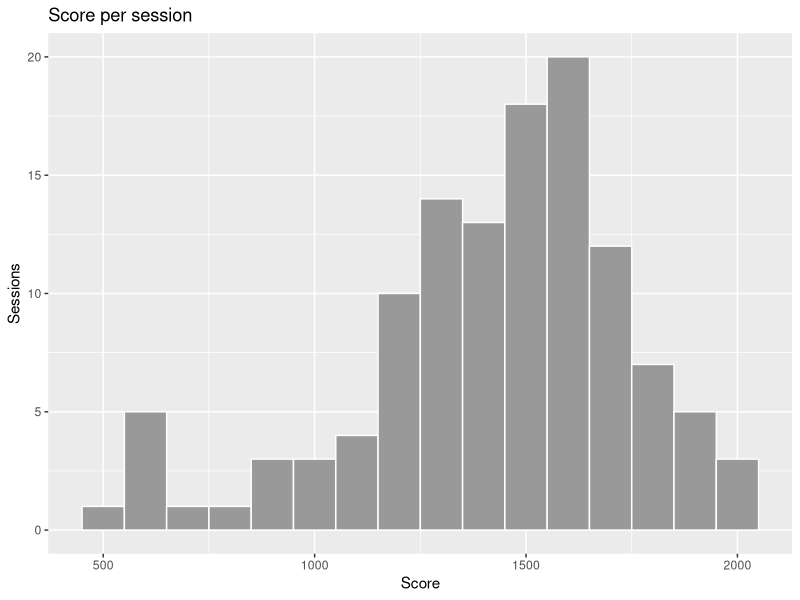
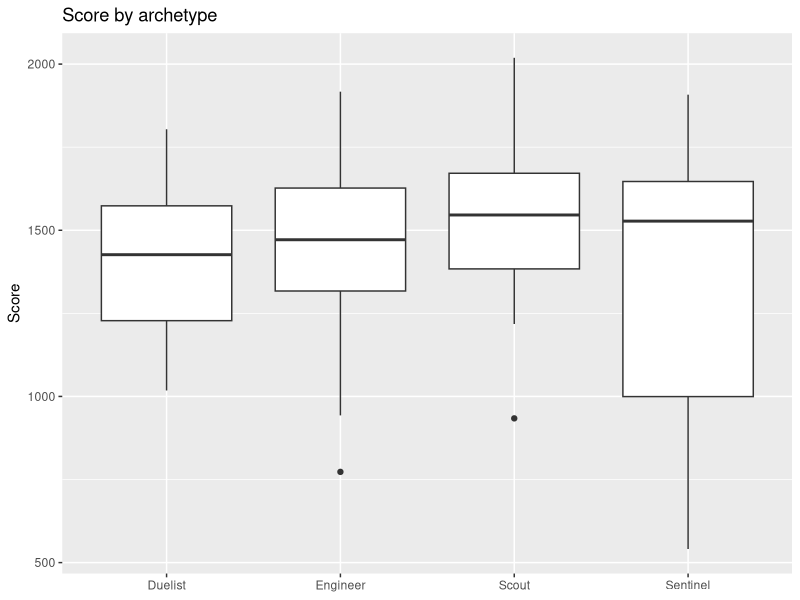
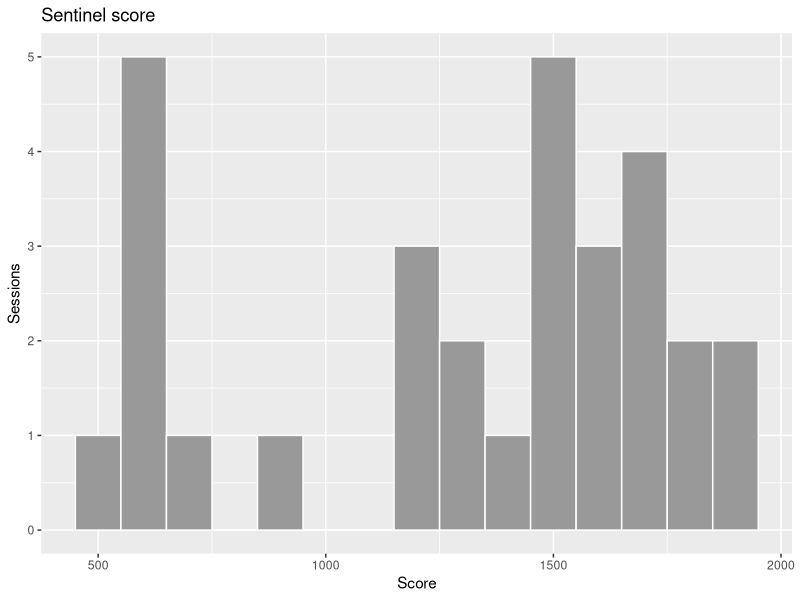
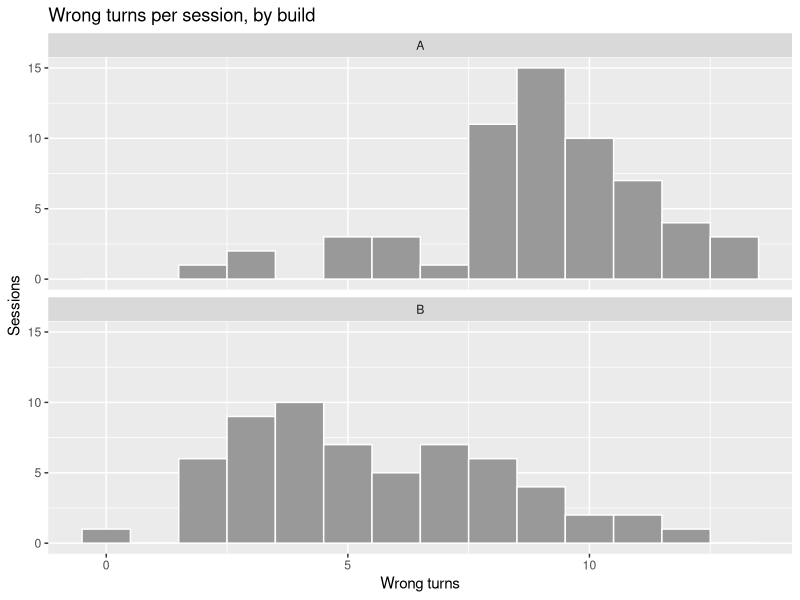
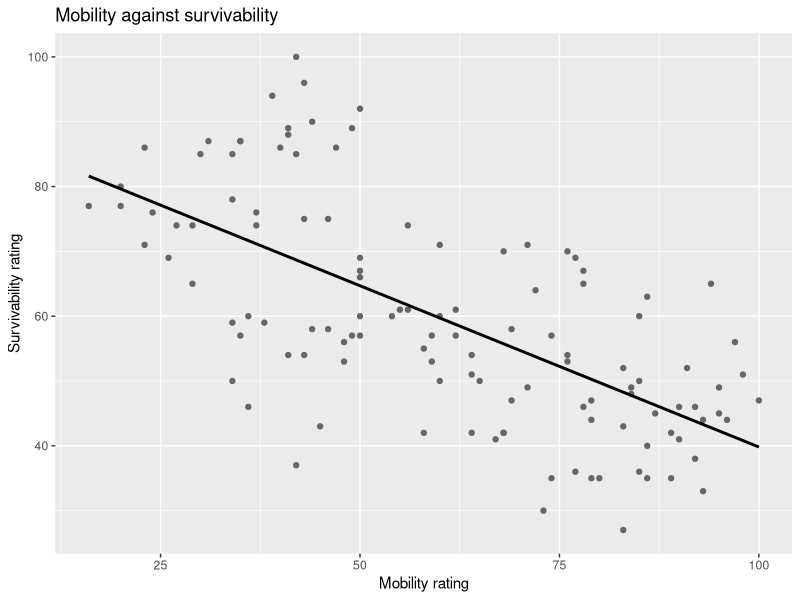
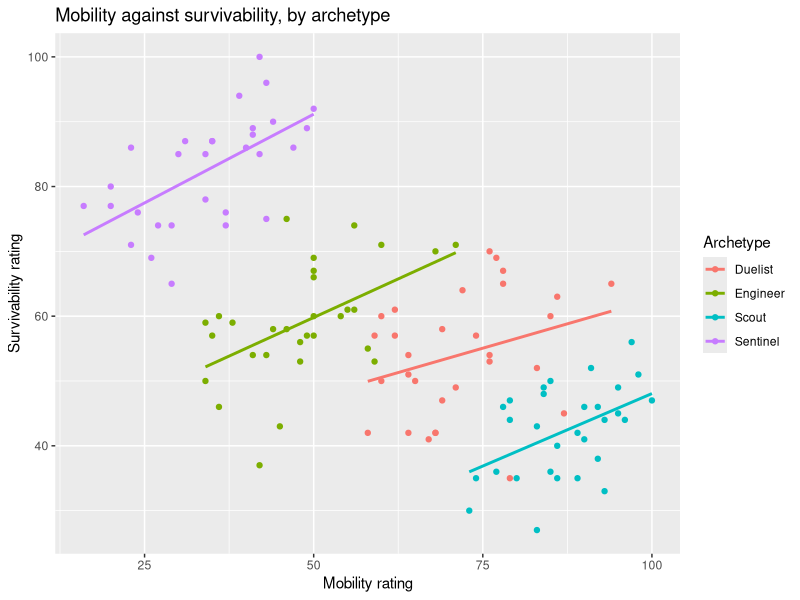

These charts were generated, in order, by the following R code:
## ---- chunk 1
#| label: setup
library(readr)
library(dplyr)
library(tidyr)
library(ggplot2)

sessions <- read_csv("data/tidebreak_sessions.csv", show_col_types = FALSE)
survey   <- read_csv("data/tidebreak_survey.csv", show_col_types = FALSE)

nrow(sessions)
dim(survey)
## ---- chunk 2
#| label: ex01
ggplot(sessions, aes(x = score)) +
  geom_histogram(binwidth = 100, fill = "grey60", colour = "white") +
  labs(title = "Score per session", x = "Score", y = "Sessions")
## ---- chunk 3
#| label: ex02
ggplot(sessions, aes(x = archetype, y = score)) +
  geom_boxplot() +
  labs(title = "Score by archetype", x = NULL, y = "Score")
## ---- chunk 4
#| label: ex02-check
ggplot(filter(sessions, archetype == "Sentinel"), aes(x = score)) +
  geom_histogram(binwidth = 100, fill = "grey60", colour = "white") +
  labs(title = "Sentinel score", x = "Score", y = "Sessions")
## ---- chunk 5
#| label: ex03
#| fig-height: 5
ggplot(sessions, aes(x = wrong_turns)) +
  geom_histogram(binwidth = 1, fill = "grey60", colour = "white") +
  facet_wrap(~ build, ncol = 1) +
  labs(title = "Wrong turns per session, by build",
       x = "Wrong turns", y = "Sessions")
## ---- chunk 6
#| label: ex04
cor(sessions$awareness, sessions$score)
cor(sessions$shots_fired, sessions$score)
## ---- chunk 7
#| label: ex05
ggplot(sessions, aes(x = mobility, y = survivability)) +
  geom_point(colour = "grey40") +
  geom_smooth(method = "lm", se = FALSE, colour = "black") +
  labs(title = "Mobility against survivability",
       x = "Mobility rating", y = "Survivability rating")

cor(sessions$mobility, sessions$survivability)
## ---- chunk 8
#| label: ex06-setup
#| include: false
r_all  <- cor(sessions$mobility, sessions$survivability)
r_arch <- sapply(split(sessions, sessions$archetype),
                 function(d) cor(d$mobility, d$survivability))
stopifnot(r_all < -0.5, all(r_arch > 0))
## ---- chunk 9
#| label: ex06
ggplot(sessions, aes(x = mobility, y = survivability, colour = archetype)) +
  geom_point() +
  geom_smooth(method = "lm", se = FALSE) +
  labs(title = "Mobility against survivability, by archetype",
       x = "Mobility rating", y = "Survivability rating", colour = "Archetype")

sessions |>
  group_by(archetype) |>
  summarise(r = cor(mobility, survivability))
## ---- chunk 10
#| label: ex07
long <- survey |>
  pivot_longer(-session_id, names_to = "item", values_to = "rating")

dim(long)
head(long, 3)
## ---- chunk 11
#| label: ex08
round(prop.table(table(long$item, long$rating), margin = 1), 2)

agree_by_build <- long |>
  left_join(select(sessions, session_id, build), by = "session_id") |>
  group_by(item, build) |>
  summarise(agree = mean(rating >= 4), .groups = "drop") |>
  pivot_wider(names_from = build, values_from = agree) |>
  mutate(change = B - A) |>
  arrange(desc(abs(change)))

agree_by_build
## ---- chunk 12
#| label: ex08-check
#| echo: false
nav <- agree_by_build[agree_by_build$item == "level_navigable", ]
obj <- agree_by_build[agree_by_build$item == "objective_clear", ]
stopifnot(agree_by_build$item[1] == "objective_clear", nav$change < obj$change)
## ---- chunk 13
#| label: ex09
enjoy <- t.test(enjoyment ~ build, data = sessions)
enjoy$estimate
enjoy$conf.int

agree_by_build[agree_by_build$item == "would_play_again", ]
## ---- chunk 14
#| label: ex09-check
#| include: false
wpa <- agree_by_build[agree_by_build$item == "would_play_again", ]
stopifnot(enjoy$p.value > 0.5, abs(wpa$change) < 0.1)
## ---- chunk 15
#| label: ex10
nrow(sessions)
length(unique(sessions$player_id))
## ---- chunk 16
#| label: ex11
wt <- t.test(wrong_turns ~ build, data = sessions)
wt$estimate
wt$conf.int

table(sessions$player_id)[1:4]
table(sessions$cohort, sessions$build)
## ---- chunk 17
#| label: ex11-check
#| include: false
per_player <- unique(as.vector(table(sessions$player_id)))
n_players  <- length(unique(sessions$player_id))
stopifnot(length(per_player) == 1, wt$conf.int[1] > 0,
          round(enjoy$estimate[[1]], 2) == round(enjoy$estimate[[2]], 2))
## ---- chunk 18
#| label: challenge
themed <- sessions |>
  mutate(theme = case_when(
    grepl("lost|circles|meant to go|objective", comment) ~ "Lost or unclear",
    grepl("route|exit|signposting", comment)             ~ "Found the way",
    grepl("Died|hard", comment)                          ~ "Difficulty",
    TRUE                                                 ~ "General"
  ))

table(themed$theme, themed$build)
table(themed$theme, enjoyed = themed$enjoyment >= 5)
## ---- chunk 19
#| label: challenge-check
#| include: false
lost <- table(themed$theme, themed$build)["Lost or unclear", ]
stopifnot(lost[["B"]] > lost[["A"]],
          all(themed$enjoyment[themed$theme == "Lost or unclear"] < 5))
